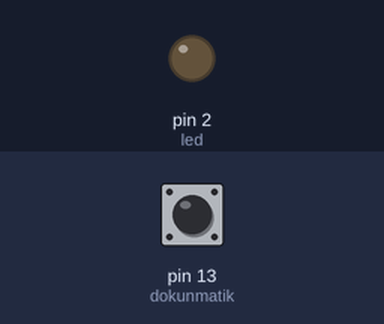
Bench run of a sketch on a simulated Arduino Uno, built with avr-gcc and run on an emulated ATmega328P. On the bench: output pins drawn as LEDs (lit = HIGH). The inputs (shaded band) are chosen by the test bench; at power-on: pin 13 (dokunmatik) LOW.

Above: at 1.2 s.
1.3 s: pin 13 (dokunmatik) pulled HIGH for 0.15 s
At 1.7 s:
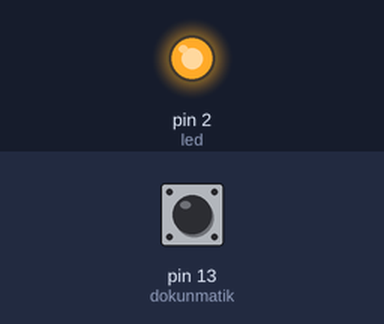
3.3 s: pin 13 (dokunmatik) pulled HIGH for 3.2 s
At 7.1 s:
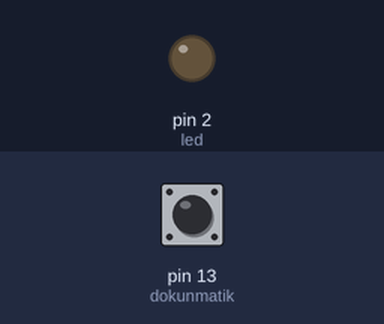
Timing chart, 0 to 8.6 s (numbered marks = the images above; inputs shaded):
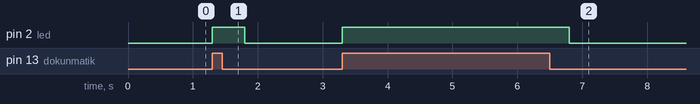

The sketch:

TTP223B_Dokunmatik-Sensor_ile_LED_Yakmak.ino
```cpp
//--------------------------------------------------------//
//------------------------OKTAY ALA-----------------------//
//---Arduino | TTP223B Dokunmatik Sensör ile LED Yakmak---//
//--------------------------------------------------------//

const int led = 2; //Ledin bağlı olduğu dijital pini tanımlıyoruz
const int dokunmatik = 13; //Dokunmatik sensörünün bağlı olduğu pini tanımlıyoruz
int dokunmatikveriler; //Dokunmatik sensörden gelen verileri okumak için yeni bir değişken tanımlıyoruz

void setup()
{
  Serial.begin(9600); //Seri haberleşmeyi başlatıyoruz
  pinMode(led,OUTPUT); //Led pinini çıkış pini olarak tanımlıyoruz
  pinMode(dokunmatik,INPUT); //Dokunmatik sensörünü giriş pini olarak tanımlıyoruz
}

void loop()
{
  dokunmatikveriler = digitalRead(dokunmatik); //Sensör üzerinden gelen verileri bir değişken içine tanımlıyoruz ve okuyoruz

  if(dokunmatikveriler == 1)
  {
  //Eğer ki sensör üzerinden gelen veri 1'e eşitse yani veri akışı varsa, led yanacak.,
    digitalWrite(led,HIGH);
    delay(500);
  }

  else if(dokunmatikveriler == 0)
  {
  //Eğer sensör üzerinden gelen verilen 0'a eşitse ve veri gelmiyorsa led yanmayacak.
    digitalWrite(led,LOW);
  }
}
```

Measured:
- after the input at 1.3 s, pin 2 (led): LOW → HIGH at once, → LOW 0.50 s later
- after the input at 3.3 s, pin 2 (led): LOW → HIGH at once, → LOW 3.5 s later
